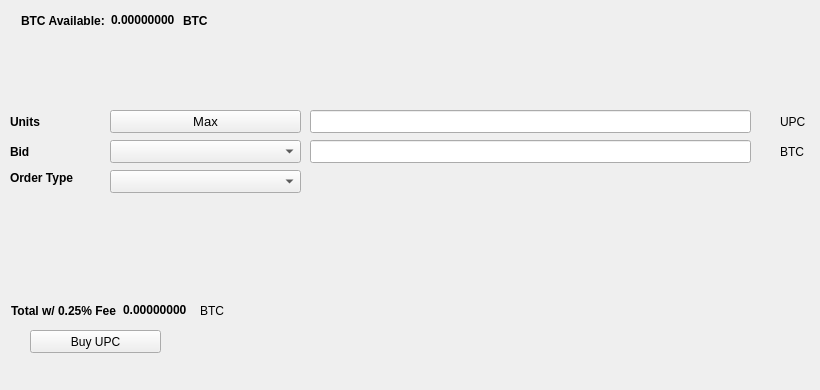
   <widget class="QWidget" name="BuyTab">
    <attribute name="title">
     <string>Buy</string>
    </attribute>
    <widget class="QPushButton" name="BuyUPC">
     <property name="geometry">
      <rect>
       <x>30</x>
       <y>330</y>
       <width>131</width>
       <height>23</height>
      </rect>
     </property>
     <property name="text">
      <string>Buy UPC</string>
     </property>
     <property name="icon">
      <iconset resource="../ultrapaycoin.qrc">
       <normaloff>:/icons/bitcoin</normaloff>:/icons/bitcoin</iconset>
     </property>
    </widget>
    <widget class="QLabel" name="label_3">
     <property name="geometry">
      <rect>
       <x>10</x>
       <y>110</y>
       <width>46</width>
       <height>23</height>
      </rect>
     </property>
     <property name="font">
      <font>
       <weight>75</weight>
       <bold>true</bold>
      </font>
     </property>
     <property name="text">
      <string>Units</string>
     </property>
    </widget>
    <widget class="QLineEdit" name="UnitsInput">
     <property name="geometry">
      <rect>
       <x>310</x>
       <y>110</y>
       <width>441</width>
       <height>23</height>
      </rect>
     </property>
     <property name="font">
      <font>
       <pointsize>9</pointsize>
       <weight>75</weight>
       <bold>true</bold>
      </font>
     </property>
    </widget>
    <widget class="QLineEdit" name="BuyBidPriceEdit">
     <property name="geometry">
      <rect>
       <x>310</x>
       <y>140</y>
       <width>441</width>
       <height>23</height>
      </rect>
     </property>
     <property name="font">
      <font>
       <pointsize>9</pointsize>
       <weight>75</weight>
       <bold>true</bold>
      </font>
     </property>
    </widget>
    <widget class="QLabel" name="label_4">
     <property name="geometry">
      <rect>
       <x>780</x>
       <y>110</y>
       <width>31</width>
       <height>23</height>
      </rect>
     </property>
     <property name="text">
      <string>UPC</string>
     </property>
    </widget>
    <widget class="QLabel" name="label_5">
     <property name="geometry">
      <rect>
       <x>780</x>
       <y>140</y>
       <width>31</width>
       <height>23</height>
      </rect>
     </property>
     <property name="text">
      <string>BTC</string>
     </property>
    </widget>
    <widget class="QLabel" name="label_6">
     <property name="geometry">
      <rect>
       <x>10</x>
       <y>140</y>
       <width>46</width>
       <height>23</height>
      </rect>
     </property>
     <property name="font">
      <font>
       <weight>75</weight>
       <bold>true</bold>
      </font>
     </property>
     <property name="text">
      <string>Bid</string>
     </property>
    </widget>
    <widget class="QLabel" name="label_7">
     <property name="geometry">
      <rect>
       <x>10</x>
       <y>170</y>
       <width>91</width>
       <height>16</height>
      </rect>
     </property>
     <property name="font">
      <font>
       <weight>75</weight>
       <bold>true</bold>
      </font>
     </property>
     <property name="text">
      <string>Order Type</string>
     </property>
    </widget>
    <widget class="QPushButton" name="Buy_Max_Amount">
     <property name="geometry">
      <rect>
       <x>110</x>
       <y>110</y>
       <width>191</width>
       <height>23</height>
      </rect>
     </property>
     <property name="font">
      <font>
       <pointsize>10</pointsize>
      </font>
     </property>
     <property name="text">
      <string>Max</string>
     </property>
    </widget>
    <widget class="QComboBox" name="BuyBidcomboBox">
     <property name="geometry">
      <rect>
       <x>110</x>
       <y>140</y>
       <width>191</width>
       <height>23</height>
      </rect>
     </property>
     <property name="font">
      <font>
       <pointsize>10</pointsize>
      </font>
     </property>
    </widget>
    <widget class="QComboBox" name="buyOrdertypeCombo">
     <property name="geometry">
      <rect>
       <x>110</x>
       <y>170</y>
       <width>191</width>
       <height>23</height>
      </rect>
     </property>
     <property name="font">
      <font>
       <pointsize>10</pointsize>
      </font>
     </property>
    </widget>
    <widget class="QWidget" name="layoutWidget1">
     <property name="geometry">
      <rect>
       <x>21</x>
       <y>11</y>
       <width>227</width>
       <height>19</height>
      </rect>
     </property>
     <layout class="QHBoxLayout" name="horizontalLayout_3">
      <item>
       <widget class="QLabel" name="label232">
        <property name="font">
         <font>
          <weight>75</weight>
          <bold>true</bold>
         </font>
        </property>
        <property name="text">
         <string>BTC Available:</string>
        </property>
       </widget>
      </item>
      <item>
       <widget class="QLabel" name="BtcAvailableLbl">
        <property name="palette">
         <palette>
          <active>
           <colorrole role="WindowText">
            <brush brushstyle="SolidPattern">
             <color alpha="255">
              <red>0</red>
              <green>0</green>
              <blue>0</blue>
             </color>
            </brush>
           </colorrole>
           <colorrole role="Button">
            <brush brushstyle="SolidPattern">
             <color alpha="255">
              <red>0</red>
              <green>170</green>
              <blue>0</blue>
             </color>
            </brush>
           </colorrole>
           <colorrole role="Light">
            <brush brushstyle="SolidPattern">
             <color alpha="255">
              <red>0</red>
              <green>255</green>
              <blue>0</blue>
             </color>
            </brush>
           </colorrole>
           <colorrole role="Midlight">
            <brush brushstyle="SolidPattern">
             <color alpha="255">
              <red>0</red>
              <green>212</green>
              <blue>0</blue>
             </color>
            </brush>
           </colorrole>
           <colorrole role="Dark">
            <brush brushstyle="SolidPattern">
             <color alpha="255">
              <red>0</red>
              <green>85</green>
              <blue>0</blue>
             </color>
            </brush>
           </colorrole>
           <colorrole role="Mid">
            <brush brushstyle="SolidPattern">
             <color alpha="255">
              <red>0</red>
              <green>113</green>
              <blue>0</blue>
             </color>
            </brush>
           </colorrole>
           <colorrole role="Text">
            <brush brushstyle="SolidPattern">
             <color alpha="255">
              <red>0</red>
              <green>170</green>
              <blue>0</blue>
             </color>
            </brush>
           </colorrole>
           <colorrole role="BrightText">
            <brush brushstyle="SolidPattern">
             <color alpha="255">
              <red>255</red>
              <green>255</green>
              <blue>255</blue>
             </color>
            </brush>
           </colorrole>
           <colorrole role="ButtonText">
            <brush brushstyle="SolidPattern">
             <color alpha="255">
              <red>0</red>
              <green>0</green>
              <blue>0</blue>
             </color>
            </brush>
           </colorrole>
           <colorrole role="Base">
            <brush brushstyle="SolidPattern">
             <color alpha="255">
              <red>255</red>
              <green>255</green>
              <blue>255</blue>
             </color>
            </brush>
           </colorrole>
           <colorrole role="Window">
            <brush brushstyle="SolidPattern">
             <color alpha="255">
              <red>0</red>
              <green>170</green>
              <blue>0</blue>
             </color>
            </brush>
           </colorrole>
           <colorrole role="Shadow">
            <brush brushstyle="SolidPattern">
             <color alpha="255">
              <red>0</red>
              <green>0</green>
              <blue>0</blue>
             </color>
            </brush>
           </colorrole>
           <colorrole role="AlternateBase">
            <brush brushstyle="SolidPattern">
             <color alpha="255">
              <red>127</red>
              <green>212</green>
              <blue>127</blue>
             </color>
            </brush>
           </colorrole>
           <colorrole role="ToolTipBase">
            <brush brushstyle="SolidPattern">
             <color alpha="255">
              <red>255</red>
              <green>255</green>
              <blue>220</blue>
             </color>
            </brush>
           </colorrole>
           <colorrole role="ToolTipText">
            <brush brushstyle="SolidPattern">
             <color alpha="255">
              <red>0</red>
              <green>0</green>
              <blue>0</blue>
             </color>
            </brush>
           </colorrole>
          </active>
          <inactive>
           <colorrole role="WindowText">
            <brush brushstyle="SolidPattern">
             <color alpha="255">
              <red>0</red>
              <green>0</green>
              <blue>0</blue>
             </color>
            </brush>
           </colorrole>
           <colorrole role="Button">
            <brush brushstyle="SolidPattern">
             <color alpha="255">
              <red>0</red>
              <green>170</green>
              <blue>0</blue>
             </color>
            </brush>
           </colorrole>
           <colorrole role="Light">
            <brush brushstyle="SolidPattern">
             <color alpha="255">
              <red>0</red>
              <green>255</green>
              <blue>0</blue>
             </color>
            </brush>
           </colorrole>
           <colorrole role="Midlight">
            <brush brushstyle="SolidPattern">
             <color alpha="255">
              <red>0</red>
              <green>212</green>
              <blue>0</blue>
             </color>
            </brush>
           </colorrole>
           <colorrole role="Dark">
            <brush brushstyle="SolidPattern">
             <color alpha="255">
              <red>0</red>
              <green>85</green>
              <blue>0</blue>
             </color>
            </brush>
           </colorrole>
           <colorrole role="Mid">
            <brush brushstyle="SolidPattern">
             <color alpha="255">
              <red>0</red>
              <green>113</green>
              <blue>0</blue>
             </color>
            </brush>
           </colorrole>
           <colorrole role="Text">
            <brush brushstyle="SolidPattern">
             <color alpha="255">
              <red>0</red>
              <green>170</green>
              <blue>0</blue>
             </color>
            </brush>
           </colorrole>
           <colorrole role="BrightText">
            <brush brushstyle="SolidPattern">
             <color alpha="255">
              <red>255</red>
              <green>255</green>
              <blue>255</blue>
             </color>
            </brush>
           </colorrole>
           <colorrole role="ButtonText">
            <brush brushstyle="SolidPattern">
             <color alpha="255">
              <red>0</red>
              <green>0</green>
              <blue>0</blue>
             </color>
            </brush>
           </colorrole>
           <colorrole role="Base">
            <brush brushstyle="SolidPattern">
             <color alpha="255">
              <red>255</red>
              <green>255</green>
              <blue>255</blue>
             </color>
            </brush>
           </colorrole>
           <colorrole role="Window">
            <brush brushstyle="SolidPattern">
             <color alpha="255">
              <red>0</red>
              <green>170</green>
              <blue>0</blue>
             </color>
            </brush>
           </colorrole>
           <colorrole role="Shadow">
            <brush brushstyle="SolidPattern">
             <color alpha="255">
              <red>0</red>
              <green>0</green>
              <blue>0</blue>
             </color>
            </brush>
           </colorrole>
           <colorrole role="AlternateBase">
            <brush brushstyle="SolidPattern">
             <color alpha="255">
              <red>127</red>
              <green>212</green>
              <blue>127</blue>
             </color>
            </brush>
           </colorrole>
           <colorrole role="ToolTipBase">
            <brush brushstyle="SolidPattern">
             <color alpha="255">
              <red>255</red>
              <green>255</green>
              <blue>220</blue>
             </color>
            </brush>
           </colorrole>
           <colorrole role="ToolTipText">
            <brush brushstyle="SolidPattern">
             <color alpha="255">
              <red>0</red>
              <green>0</green>
              <blue>0</blue>
             </color>
            </brush>
           </colorrole>
          </inactive>
          <disabled>
           <colorrole role="WindowText">
            <brush brushstyle="SolidPattern">
             <color alpha="255">
              <red>0</red>
              <green>85</green>
              <blue>0</blue>
             </color>
            </brush>
           </colorrole>
           <colorrole role="Button">
            <brush brushstyle="SolidPattern">
             <color alpha="255">
              <red>0</red>
              <green>170</green>
              <blue>0</blue>
             </color>
            </brush>
           </colorrole>
           <colorrole role="Light">
            <brush brushstyle="SolidPattern">
             <color alpha="255">
              <red>0</red>
              <green>255</green>
              <blue>0</blue>
             </color>
            </brush>
           </colorrole>
           <colorrole role="Midlight">
            <brush brushstyle="SolidPattern">
             <color alpha="255">
              <red>0</red>
              <green>212</green>
              <blue>0</blue>
             </color>
            </brush>
           </colorrole>
           <colorrole role="Dark">
            <brush brushstyle="SolidPattern">
             <color alpha="255">
              <red>0</red>
              <green>85</green>
              <blue>0</blue>
             </color>
            </brush>
           </colorrole>
           <colorrole role="Mid">
            <brush brushstyle="SolidPattern">
             <color alpha="255">
              <red>0</red>
              <green>113</green>
              <blue>0</blue>
             </color>
            </brush>
           </colorrole>
           <colorrole role="Text">
            <brush brushstyle="SolidPattern">
             <color alpha="255">
              <red>0</red>
              <green>85</green>
              <blue>0</blue>
             </color>
            </brush>
           </colorrole>
           <colorrole role="BrightText">
            <brush brushstyle="SolidPattern">
             <color alpha="255">
              <red>255</red>
              <green>255</green>
              <blue>255</blue>
             </color>
            </brush>
           </colorrole>
           <colorrole role="ButtonText">
            <brush brushstyle="SolidPattern">
             <color alpha="255">
              <red>0</red>
              <green>85</green>
              <blue>0</blue>
             </color>
            </brush>
           </colorrole>
           <colorrole role="Base">
            <brush brushstyle="SolidPattern">
             <color alpha="255">
              <red>0</red>
              <green>170</green>
              <blue>0</blue>
             </color>
            </brush>
           </colorrole>
           <colorrole role="Window">
            <brush brushstyle="SolidPattern">
             <color alpha="255">
              <red>0</red>
              <green>170</green>
              <blue>0</blue>
             </color>
            </brush>
           </colorrole>
           <colorrole role="Shadow">
            <brush brushstyle="SolidPattern">
             <color alpha="255">
              <red>0</red>
              <green>0</green>
              <blue>0</blue>
             </color>
            </brush>
           </colorrole>
           <colorrole role="AlternateBase">
            <brush brushstyle="SolidPattern">
             <color alpha="255">
              <red>0</red>
              <green>170</green>
              <blue>0</blue>
             </color>
            </brush>
           </colorrole>
           <colorrole role="ToolTipBase">
            <brush brushstyle="SolidPattern">
             <color alpha="255">
              <red>255</red>
              <green>255</green>
              <blue>220</blue>
             </color>
            </brush>
           </colorrole>
           <colorrole role="ToolTipText">
            <brush brushstyle="SolidPattern">
             <color alpha="255">
              <red>0</red>
              <green>0</green>
              <blue>0</blue>
             </color>
            </brush>
           </colorrole>
          </disabled>
         </palette>
        </property>
        <property name="font">
         <font>
          <weight>75</weight>
          <bold>true</bold>
         </font>
        </property>
        <property name="text">
         <string>0.00000000</string>
        </property>
        <property name="textInteractionFlags">
         <set>Qt::LinksAccessibleByMouse|Qt::TextSelectableByKeyboard|Qt::TextSelectableByMouse</set>
        </property>
       </widget>
      </item>
      <item>
       <widget class="QLabel" name="BtcAvailableLbl_2">
        <property name="font">
         <font>
          <weight>75</weight>
          <bold>true</bold>
         </font>
        </property>
        <property name="text">
         <string>BTC</string>
        </property>
       </widget>
      </item>
     </layout>
    </widget>
    <widget class="QWidget" name="layoutWidge2">
     <property name="geometry">
      <rect>
       <x>11</x>
       <y>301</y>
       <width>259</width>
       <height>19</height>
      </rect>
     </property>
     <layout class="QHBoxLayout" name="horizontalLayout_4">
      <item>
       <widget class="QLabel" name="label_9">
        <property name="font">
         <font>
          <weight>75</weight>
          <bold>true</bold>
         </font>
        </property>
        <property name="text">
         <string>Total w/ 0.25% Fee</string>
        </property>
       </widget>
      </item>
      <item>
       <widget class="QLabel" name="BuyCostLabel">
        <property name="palette">
         <palette>
          <active>
           <colorrole role="WindowText">
            <brush brushstyle="SolidPattern">
             <color alpha="255">
              <red>0</red>
              <green>0</green>
              <blue>0</blue>
             </color>
            </brush>
           </colorrole>
           <colorrole role="Button">
            <brush brushstyle="SolidPattern">
             <color alpha="255">
              <red>0</red>
              <green>170</green>
              <blue>0</blue>
             </color>
            </brush>
           </colorrole>
           <colorrole role="Light">
            <brush brushstyle="SolidPattern">
             <color alpha="255">
              <red>0</red>
              <green>255</green>
              <blue>0</blue>
             </color>
            </brush>
           </colorrole>
           <colorrole role="Midlight">
            <brush brushstyle="SolidPattern">
             <color alpha="255">
              <red>0</red>
              <green>212</green>
              <blue>0</blue>
             </color>
            </brush>
           </colorrole>
           <colorrole role="Dark">
            <brush brushstyle="SolidPattern">
             <color alpha="255">
              <red>0</red>
              <green>85</green>
              <blue>0</blue>
             </color>
            </brush>
           </colorrole>
           <colorrole role="Mid">
            <brush brushstyle="SolidPattern">
             <color alpha="255">
              <red>0</red>
              <green>113</green>
              <blue>0</blue>
             </color>
            </brush>
           </colorrole>
           <colorrole role="Text">
            <brush brushstyle="SolidPattern">
             <color alpha="255">
              <red>0</red>
              <green>170</green>
              <blue>0</blue>
             </color>
            </brush>
           </colorrole>
           <colorrole role="BrightText">
            <brush brushstyle="SolidPattern">
             <color alpha="255">
              <red>255</red>
              <green>255</green>
              <blue>255</blue>
             </color>
            </brush>
           </colorrole>
           <colorrole role="ButtonText">
            <brush brushstyle="SolidPattern">
             <color alpha="255">
              <red>0</red>
              <green>0</green>
              <blue>0</blue>
             </color>
            </brush>
           </colorrole>
           <colorrole role="Base">
            <brush brushstyle="SolidPattern">
             <color alpha="255">
              <red>255</red>
              <green>255</green>
              <blue>255</blue>
             </color>
            </brush>
           </colorrole>
           <colorrole role="Window">
            <brush brushstyle="SolidPattern">
             <color alpha="255">
              <red>0</red>
              <green>170</green>
              <blue>0</blue>
             </color>
            </brush>
           </colorrole>
           <colorrole role="Shadow">
            <brush brushstyle="SolidPattern">
             <color alpha="255">
              <red>0</red>
              <green>0</green>
              <blue>0</blue>
             </color>
            </brush>
           </colorrole>
           <colorrole role="AlternateBase">
            <brush brushstyle="SolidPattern">
             <color alpha="255">
              <red>127</red>
              <green>212</green>
              <blue>127</blue>
             </color>
            </brush>
           </colorrole>
           <colorrole role="ToolTipBase">
            <brush brushstyle="SolidPattern">
             <color alpha="255">
              <red>255</red>
              <green>255</green>
              <blue>220</blue>
             </color>
            </brush>
           </colorrole>
           <colorrole role="ToolTipText">
            <brush brushstyle="SolidPattern">
             <color alpha="255">
              <red>0</red>
              <green>0</green>
              <blue>0</blue>
             </color>
            </brush>
           </colorrole>
          </active>
          <inactive>
           <colorrole role="WindowText">
            <brush brushstyle="SolidPattern">
             <color alpha="255">
              <red>0</red>
              <green>0</green>
              <blue>0</blue>
             </color>
            </brush>
           </colorrole>
           <colorrole role="Button">
            <brush brushstyle="SolidPattern">
             <color alpha="255">
              <red>0</red>
              <green>170</green>
              <blue>0</blue>
             </color>
            </brush>
           </colorrole>
           <colorrole role="Light">
            <brush brushstyle="SolidPattern">
             <color alpha="255">
              <red>0</red>
              <green>255</green>
              <blue>0</blue>
             </color>
            </brush>
           </colorrole>
           <colorrole role="Midlight">
            <brush brushstyle="SolidPattern">
             <color alpha="255">
              <red>0</red>
              <green>212</green>
              <blue>0</blue>
             </color>
            </brush>
           </colorrole>
           <colorrole role="Dark">
            <brush brushstyle="SolidPattern">
             <color alpha="255">
              <red>0</red>
              <green>85</green>
              <blue>0</blue>
             </color>
            </brush>
           </colorrole>
           <colorrole role="Mid">
            <brush brushstyle="SolidPattern">
             <color alpha="255">
              <red>0</red>
              <green>113</green>
              <blue>0</blue>
             </color>
            </brush>
           </colorrole>
           <colorrole role="Text">
            <brush brushstyle="SolidPattern">
             <color alpha="255">
              <red>0</red>
              <green>170</green>
              <blue>0</blue>
             </color>
            </brush>
           </colorrole>
           <colorrole role="BrightText">
            <brush brushstyle="SolidPattern">
             <color alpha="255">
              <red>255</red>
              <green>255</green>
              <blue>255</blue>
             </color>
            </brush>
           </colorrole>
           <colorrole role="ButtonText">
            <brush brushstyle="SolidPattern">
             <color alpha="255">
              <red>0</red>
              <green>0</green>
              <blue>0</blue>
             </color>
            </brush>
           </colorrole>
           <colorrole role="Base">
            <brush brushstyle="SolidPattern">
             <color alpha="255">
              <red>255</red>
              <green>255</green>
              <blue>255</blue>
             </color>
            </brush>
           </colorrole>
           <colorrole role="Window">
            <brush brushstyle="SolidPattern">
             <color alpha="255">
              <red>0</red>
              <green>170</green>
              <blue>0</blue>
             </color>
            </brush>
           </colorrole>
           <colorrole role="Shadow">
            <brush brushstyle="SolidPattern">
             <color alpha="255">
              <red>0</red>
              <green>0</green>
              <blue>0</blue>
             </color>
            </brush>
           </colorrole>
           <colorrole role="AlternateBase">
            <brush brushstyle="SolidPattern">
             <color alpha="255">
              <red>127</red>
              <green>212</green>
              <blue>127</blue>
             </color>
            </brush>
           </colorrole>
           <colorrole role="ToolTipBase">
            <brush brushstyle="SolidPattern">
             <color alpha="255">
              <red>255</red>
              <green>255</green>
              <blue>220</blue>
             </color>
            </brush>
           </colorrole>
           <colorrole role="ToolTipText">
            <brush brushstyle="SolidPattern">
             <color alpha="255">
              <red>0</red>
              <green>0</green>
              <blue>0</blue>
             </color>
            </brush>
           </colorrole>
          </inactive>
          <disabled>
           <colorrole role="WindowText">
            <brush brushstyle="SolidPattern">
             <color alpha="255">
              <red>0</red>
              <green>85</green>
              <blue>0</blue>
             </color>
            </brush>
           </colorrole>
           <colorrole role="Button">
            <brush brushstyle="SolidPattern">
             <color alpha="255">
              <red>0</red>
              <green>170</green>
              <blue>0</blue>
             </color>
            </brush>
           </colorrole>
           <colorrole role="Light">
            <brush brushstyle="SolidPattern">
             <color alpha="255">
              <red>0</red>
              <green>255</green>
              <blue>0</blue>
             </color>
            </brush>
           </colorrole>
           <colorrole role="Midlight">
            <brush brushstyle="SolidPattern">
             <color alpha="255">
              <red>0</red>
              <green>212</green>
              <blue>0</blue>
             </color>
            </brush>
           </colorrole>
           <colorrole role="Dark">
            <brush brushstyle="SolidPattern">
             <color alpha="255">
              <red>0</red>
              <green>85</green>
              <blue>0</blue>
             </color>
            </brush>
           </colorrole>
           <colorrole role="Mid">
            <brush brushstyle="SolidPattern">
             <color alpha="255">
              <red>0</red>
              <green>113</green>
              <blue>0</blue>
             </color>
            </brush>
           </colorrole>
           <colorrole role="Text">
            <brush brushstyle="SolidPattern">
             <color alpha="255">
              <red>0</red>
              <green>85</green>
              <blue>0</blue>
             </color>
            </brush>
           </colorrole>
           <colorrole role="BrightText">
            <brush brushstyle="SolidPattern">
             <color alpha="255">
              <red>255</red>
              <green>255</green>
              <blue>255</blue>
             </color>
            </brush>
           </colorrole>
           <colorrole role="ButtonText">
            <brush brushstyle="SolidPattern">
             <color alpha="255">
              <red>0</red>
              <green>85</green>
              <blue>0</blue>
             </color>
            </brush>
           </colorrole>
           <colorrole role="Base">
            <brush brushstyle="SolidPattern">
             <color alpha="255">
              <red>0</red>
              <green>170</green>
              <blue>0</blue>
             </color>
            </brush>
           </colorrole>
           <colorrole role="Window">
            <brush brushstyle="SolidPattern">
             <color alpha="255">
              <red>0</red>
              <green>170</green>
              <blue>0</blue>
             </color>
            </brush>
           </colorrole>
           <colorrole role="Shadow">
            <brush brushstyle="SolidPattern">
             <color alpha="255">
              <red>0</red>
              <green>0</green>
              <blue>0</blue>
             </color>
            </brush>
           </colorrole>
           <colorrole role="AlternateBase">
            <brush brushstyle="SolidPattern">
             <color alpha="255">
              <red>0</red>
              <green>170</green>
              <blue>0</blue>
             </color>
            </brush>
           </colorrole>
           <colorrole role="ToolTipBase">
            <brush brushstyle="SolidPattern">
             <color alpha="255">
              <red>255</red>
              <green>255</green>
              <blue>220</blue>
             </color>
            </brush>
           </colorrole>
           <colorrole role="ToolTipText">
            <brush brushstyle="SolidPattern">
             <color alpha="255">
              <red>0</red>
              <green>0</green>
              <blue>0</blue>
             </color>
            </brush>
           </colorrole>
          </disabled>
         </palette>
        </property>
        <property name="font">
         <font>
          <weight>75</weight>
          <bold>true</bold>
         </font>
        </property>
        <property name="autoFillBackground">
         <bool>false</bool>
        </property>
        <property name="text">
         <string>0.00000000</string>
        </property>
        <property name="textInteractionFlags">
         <set>Qt::LinksAccessibleByMouse|Qt::TextSelectableByMouse</set>
        </property>
       </widget>
      </item>
      <item>
       <widget class="QLabel" name="label_10">
        <property name="font">
         <font>
          <weight>50</weight>
          <bold>false</bold>
         </font>
        </property>
        <property name="text">
         <string>BTC</string>
        </property>
       </widget>
      </item>
     </layout>
    </widget>
    <widget class="QLabel" name="label_24">
     <property name="geometry">
      <rect>
       <x>460</x>
       <y>300</y>
       <width>281</width>
       <height>81</height>
      </rect>
     </property>
     <property name="text">
      <string/>
     </property>
     <property name="pixmap">
      <pixmap>:/images/bittrex</pixmap>
     </property>
    </widget>
   </widget>
